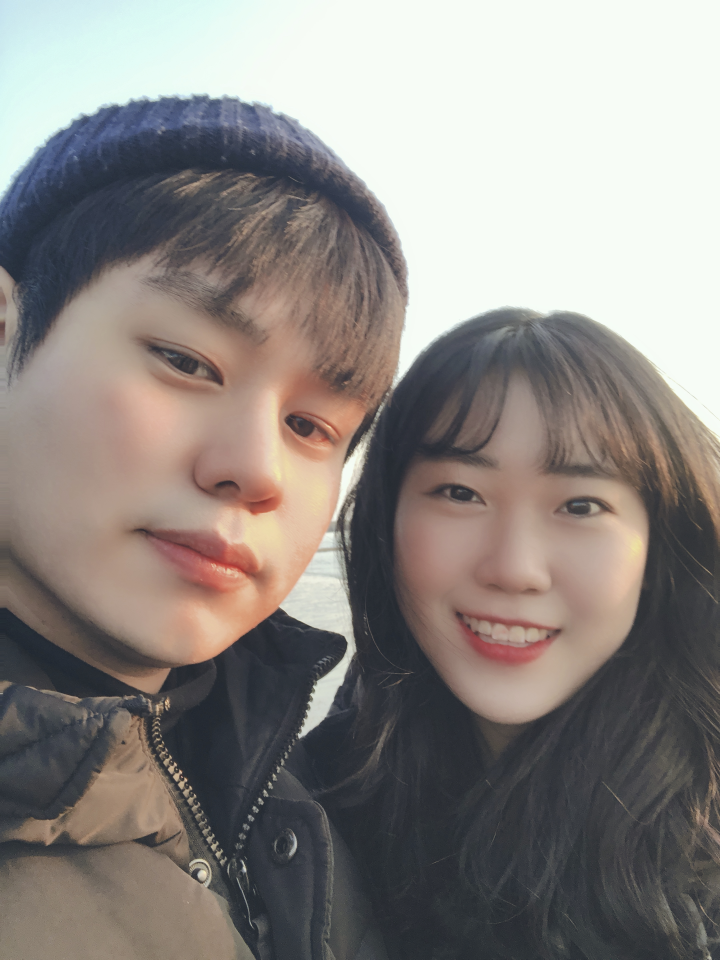
#> input picture test_image.jpg, 2160 x 2880 px, found by its file name (shown at 1/3 size)
$ python pillow_test.py
#> lines starting #> are read from the running program, lines starting #| are printed output that depends on the picture
import numpy as np
from PIL import Image

# 이미지 불러오기
# Image.open() 함수가 내부적으로 _open() 함수를 호출하여 이미지를 열어서 Image 객체로 반환한다.
image = Image.open('test_image.jpg') # 'test_image.jpg'라는 파일에서 이미지를 불러온다. Image.open() 함수는 PIL 라이브러리에서 제공하는 함수로, 이미지 파일을 열어서 Image 객체로 반환한다. 'test_image.jpg'는 이미지 파일의 경로를 나타내며, 해당 파일이 존재해야 한다.
#> image is the input picture: PIL image 2160x2880 RGB; mean R, G, B 140.2, 134.6, 130.8

# 이미지 크기 출력
# image.size는 Image 객체의 size 속성을 나타낸다. size 속성은 이미지의 가로와 세로 크기를 튜플 형태로 반환한다. 예를 들어, (width, height) 형태로 반환된다. 따라서, print(image.size)는 이미지의 크기를 출력하는 코드이다.
print(image.size) # (width, height)
#| (2160, 2880)
print(image.mode) # 이미지의 모드 출력 (예: 'RGB', 'L', 'RGBA' 등)
#| RGB
print(image.format) # 이미지의 포맷 출력 (예: 'JPEG', 'PNG' 등)
#| JPEG

# 이미지 보여주기
image.show()

# 배열 변환과 shape 출력
image_array = np.array(image) # Image 객체를 NumPy 배열로 변환한다. np.array() 함수는 입력된 객체를 NumPy 배열로 변환하는 함수이다. image는 Image 객체이므로, np.array(image)는 Image 객체를 NumPy 배열로 변환하여 반환한다. 이때, 이미지의 픽셀 데이터가 배열 형태로 저장된다.
print(image_array.shape) # 이미지 배열의 shape 출력 (예: (height, width, channels))
#| (2880, 2160, 3)
print(image_array.dtype) # 이미지 배열의 데이터 타입 출력 (예: uint8, float32 등)
#| uint8
print(image_array) # 이미지 배열의 픽셀 데이터 출력 (예: [[[R, G, B], [R, G, B], ...], [[R, G, B], [R, G, B], ...], ...])
#> (printed output is left out)
print(image_array.ndim) # 이미지 배열의 차원 출력 (예: 3)
#| 3

# 이미지 배열의 특정 픽셀 값 출력
print(image_array[0, 0]) # 이미지 배열의 (0, 0) 위치에 있는 픽셀 값 출력 (예: [R, G, B])
#| [196 224 236]
print(image_array[0, 0, 0]) # 이미지 배열의 (0, 0) 위치에 있는 픽셀의 R 값 출력 (예: R)
#| 196
print(image_array[0, 0, 1]) # 이미지 배열의 (0, 0) 위치에 있는 픽셀의 G 값 출력 (예: G)
#| 224
print(image_array[0, 0, 2]) # 이미지 배열의 (0, 0) 위치에 있는 픽셀의 B 값 출력 (예: B)
#| 236

# image 자르기
# 이미지 배열의 영역을 자른다.
# image_array는 이미지 배열이므로, image_array[세로 구간, 가로구간]은 이미지 배열에서 세로구간의 특정 영역부터 특정영역까지 자른다는 말이고 가로 구간도 마찬가지다
# 이때, 자른 영역은 (height, width, channels) 형태의 배열이 된다.
cropped_image_array = image_array[0:2000, 0:2000]
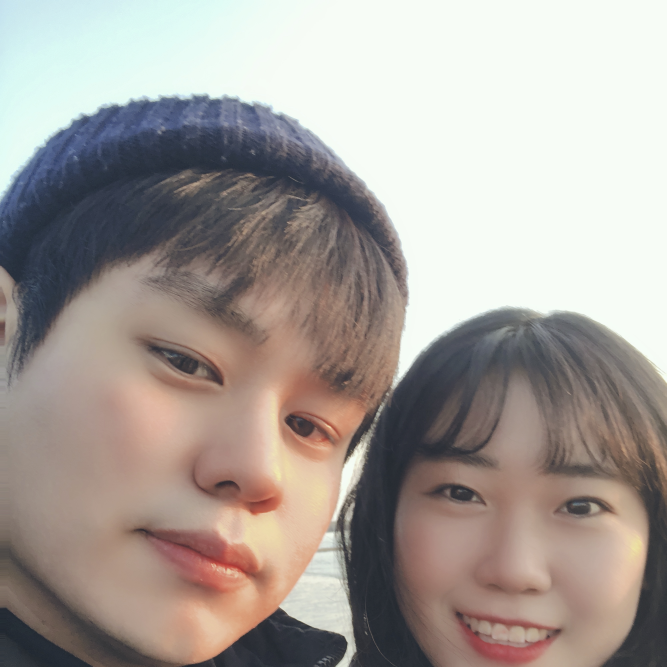
#> cropped_image_array: shape (2000, 2000, 3) (shown at 1/3 size); mean R, G, B 166.7, 158.6, 153.2

 # 자른 이미지 배열을 Image 객체로 변환한다.
 # Image.fromarray() 함수는 NumPy 배열을 Image 객체로 변환하는 함수이다.
 # cropped_image_array는 자른 이미지 배열이므로, Image.fromarray(cropped_image_array)는 자른 이미지 배열을 Image 객체로 변환하여 반환한다.
cropped_img = Image.fromarray(cropped_image_array)

# 이미지 보여주기
cropped_img.show()

# 채널 분리해서 보여주기
red_channel = image_array[:, :, 0]
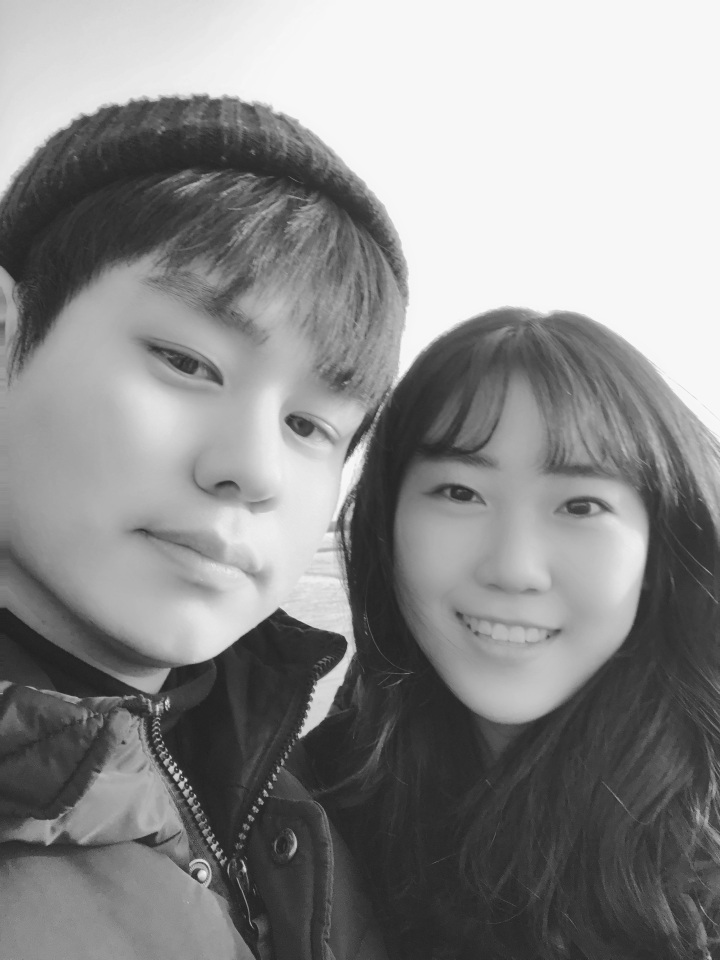
#> red_channel: shape (2880, 2160) (shown at 1/3 size); min 28, max 253, mean 140.2
green_channel = image_array[:, :, 1]
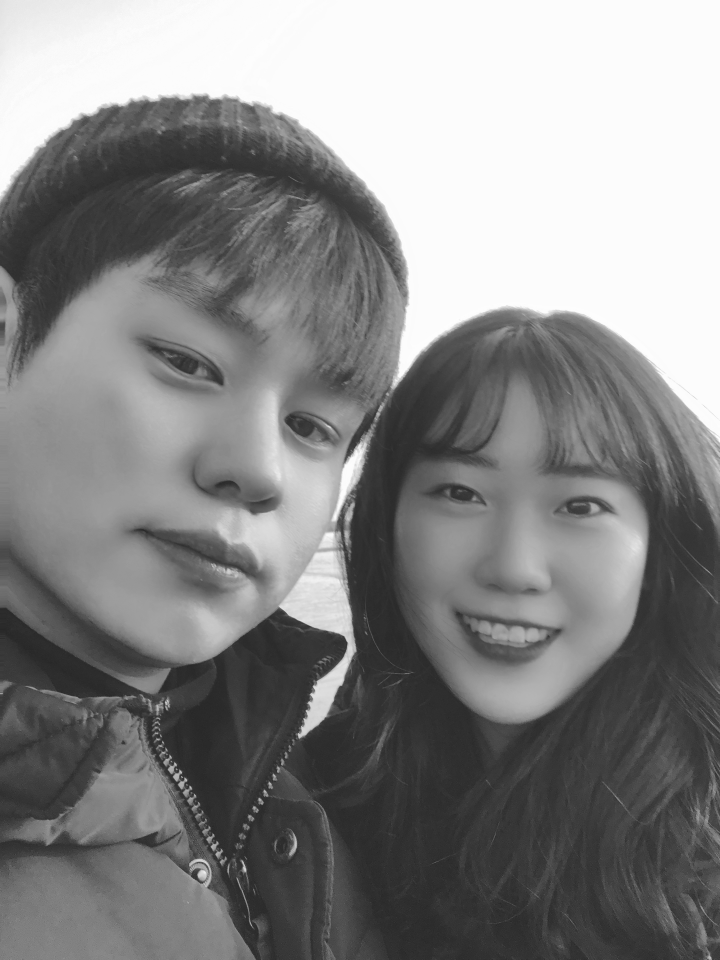
#> green_channel: shape (2880, 2160) (shown at 1/3 size); min 33, max 255, mean 134.6
blue_channel = image_array[:, :, 2]
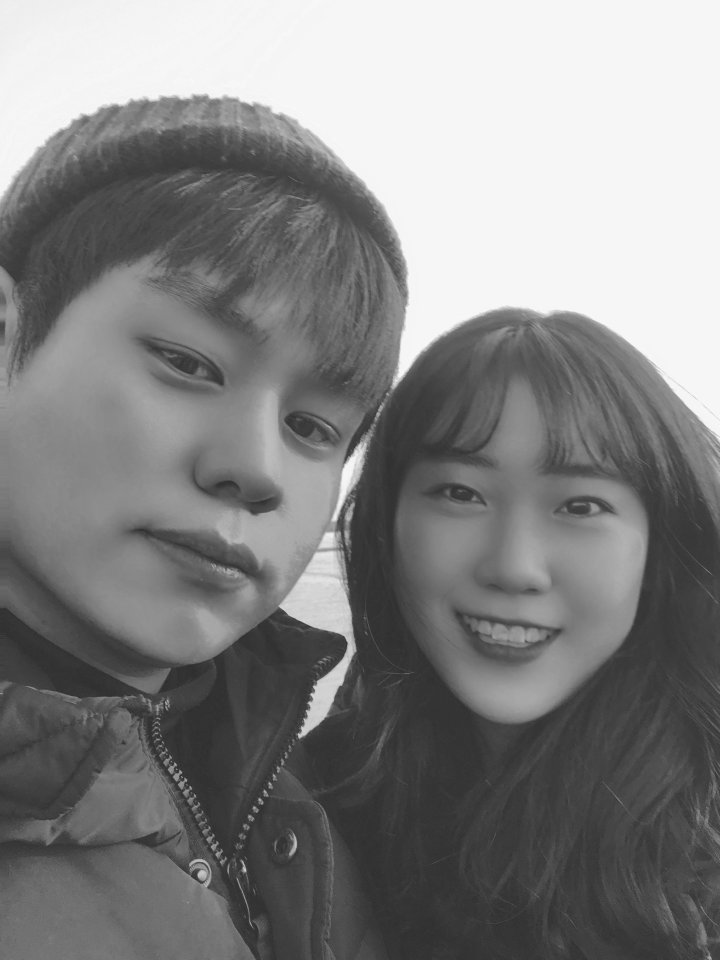
#> blue_channel: shape (2880, 2160) (shown at 1/3 size); min 36, max 255, mean 130.8

Image.fromarray(red_channel).show()
Image.fromarray(green_channel).show()
Image.fromarray(blue_channel).show()

# 최종 이미지 저장하기
final_img = Image.fromarray(cropped_image_array)
final_img.save('result_cropped.jpg')
final_img.save('result_cropped.png')
print("이미지 저장 성공!")
